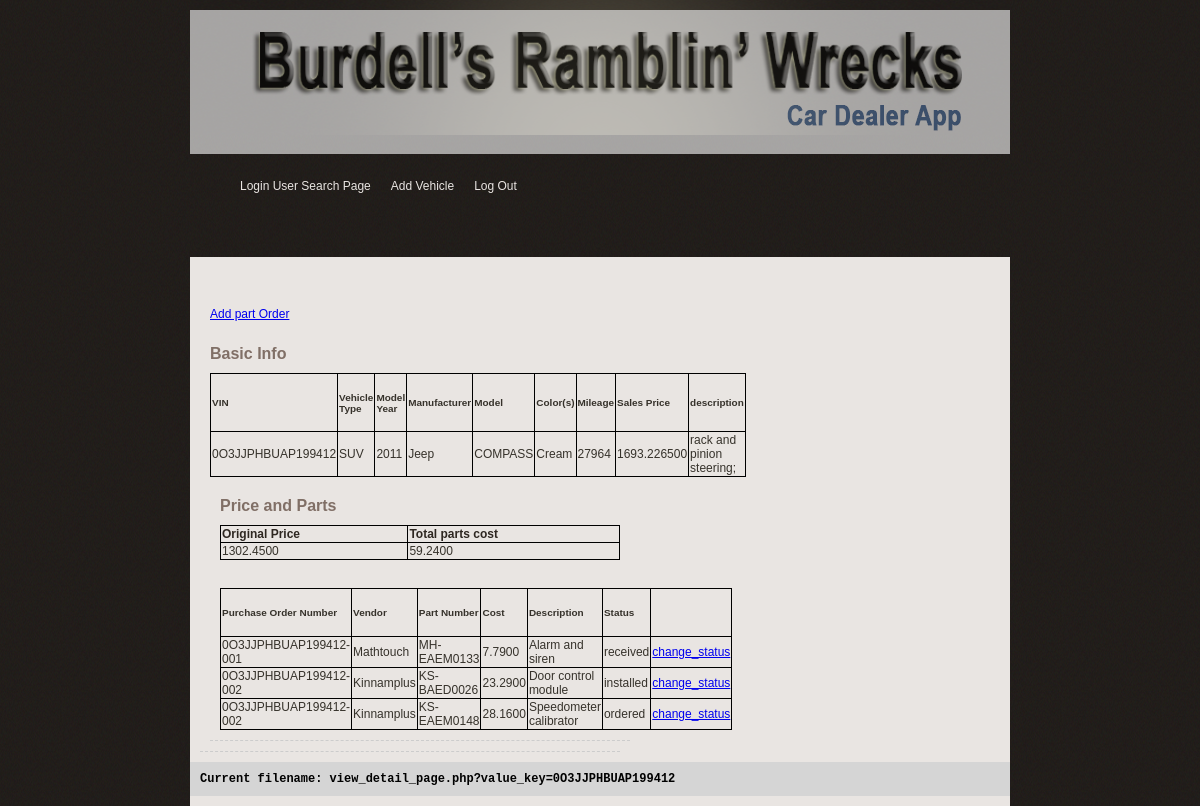
The app's page /view_detail_page.php?value_key=0O3JJPHBUAP199412 (signed in) with its own data.
### tables this page shows
CREATE TABLE Vehicle(
	VIN varchar(20) NOT NULL,
	model_name varchar(100) NOT NULL,
	model_year INT NOT NULL,
	description varchar(200) NOT NULL,
	mileage INT NOT NULL,
	vehicle_condition varchar(10) NOT NULL,
	PRIMARY KEY(VIN)
);

CREATE TABLE HasType(
	VIN varchar(20) NOT NULL,
	typeName varchar(50) NOT NULL,
	PRIMARY KEY(VIN),
	FOREIGN KEY(VIN)
	REFERENCES Vehicle(VIN)
	ON DELETE CASCADE ON UPDATE CASCADE,
	FOREIGN KEY(typeName)
	REFERENCES VehicleType(typeName)
	ON DELETE CASCADE ON UPDATE CASCADE
);

CREATE TABLE ManufactureBy(
	VIN varchar(20) NOT NULL,
	manufacturerName varchar(50) NOT NULL,
	PRIMARY KEY(VIN),
	FOREIGN KEY(VIN)
	REFERENCES Vehicle(VIN)
	ON DELETE CASCADE ON UPDATE CASCADE,
	FOREIGN KEY(manufacturerName)
	REFERENCES Manufacturer(manufacturerName)
	ON DELETE CASCADE ON UPDATE CASCADE
);

CREATE TABLE VehicleColor(
	VIN varchar(20) NOT NULL,
	color varchar(50) NOT NULL,
	PRIMARY KEY(VIN),
	FOREIGN KEY(VIN)
	REFERENCES Vehicle(VIN)
	ON DELETE CASCADE ON UPDATE CASCADE
);

CREATE TABLE Part(
	VIN varchar(20) NOT NULL,
	purchaseOrderNumber varchar(200) NOT NULL,
	partNumber varchar(200) NOT NULL,
	cost DECIMAL(19, 4) NOT NULL,
	status varchar(20) NOT NULL,
	description varchar(200) NULL,
	PRIMARY KEY(VIN,purchaseOrderNumber,partNumber),
	FOREIGN KEY(VIN, purchaseOrderNumber)
	REFERENCES PartOrder(VIN, purchaseOrderNumber)
	ON DELETE CASCADE ON UPDATE CASCADE
);

CREATE TABLE PartOrder(
	userName varchar(200) NOT NULL,
	VIN varchar(20) NOT NULL,
	vendorName varchar(200) NOT NULL,
	purchaseOrderNumber varchar(200) NOT NULL,
	PRIMARY KEY(VIN,purchaseOrderNumber),
	FOREIGN KEY(userName)
	REFERENCES `User`(userName)
	ON DELETE CASCADE ON UPDATE CASCADE,
	FOREIGN KEY(VIN)
	REFERENCES Vehicle(VIN)
	ON DELETE CASCADE ON UPDATE CASCADE,
	FOREIGN KEY(vendorName)
	REFERENCES Vendor(vendorName)
	ON DELETE CASCADE ON UPDATE CASCADE
);

### view_detail_page.php (the view, shortened to what this page needs)
<?php
include('lib/common.php');
if (!isset($_SESSION['userName'])) {
	$user_type = "public";
}else{
$query = "SELECT user_type " .
		 "FROM User " .
		 "WHERE User.userName = '{$_SESSION['userName']}'";
$result = mysqli_query($db, $query);
if (!is_bool($result) && (mysqli_num_rows($result) > 0) ) {
        $row = mysqli_fetch_array($result, MYSQLI_ASSOC);
		$user_type = $row['user_type'];
} else {
        array_push($error_msg,  "SELECT ERROR: User Login <br>" . __FILE__ ." line:". __LINE__ );
}
}
if(isset($_GET['value_key'])){
  $VIN = $_GET['value_key'];
}
?>
<?php include("lib/header.php"); ?>
	<body>
    	<div id="main_container">
		<?php
			if ($user_type == "Manager, Sales Person, Clerk"){
				include("lib/menu_owner.php");
			} elseif ($user_type == "Manager"){
				include("lib/menu_manager.php");
			} elseif ($user_type == "Sales Person"){
				include("lib/menu_salespeople.php");
			} elseif ($user_type == "Clerk"){
				include("lib/menu_inventory_clerks.php");
			}
		?>
			<div class="center_content">
				<div class="center_left">
					<div class="features">
						<div class="profile_section">
							<?php
								$location = "add_part_order.php";
								if ($user_type == "Clerk" || $user_type == "Manager, Sales Person, Clerk"){?>
									<td><a href="<?php echo $location ?>">Add part Order</a></td>
									<br><br>
							<?php } ?>
							<div class="subtitle">Basic Info</div>
						<form name="viewdetailpage" action="view_detail_page.php" method = "POST">
							<table>
							<tr>
								<td><h5>VIN</h5></td>
								<td><h5>Vehicle Type</h5></td>
								<td><h5>Model Year</h5></td>
								<td><h5>Manufacturer</h5></td>
								<td><h5>Model</h5></td>
								<td><h5>Color(s)</h5></td>
								<td><h5>Mileage</h5></td>
								<td><h5>Sales Price</h5></td>
								<td><h5>description</h5></td>
							</tr>
							<?php
								$query_car_status ="SELECT Vehicle.VIN, HasType.typeName, Vehicle.model_year, ManufactureBy.manufacturerName, Vehicle.model_name, VehicleColor.color,Vehicle.mileage, (Purchase.purchase_price*1.25+IFNULL(M.parts_sum, 0)) as sales_price, vehicle.description " .
									"FROM " .
									"(((((Vehicle INNER JOIN ManufactureBy ON Vehicle.VIN= ManufactureBy.VIN) " .
									"INNER JOIN HasType ON Vehicle.VIN=HasType.VIN) " .
									"INNER JOIN VehicleColor ON Vehicle.VIN=VehicleColor.VIN) " .
									"INNER JOIN Purchase ON Vehicle.VIN=Purchase.VIN) " .
									"LEFT JOIN (SELECT Part.VIN, SUM(Part.cost) *1.1 AS parts_sum FROM Part GROUP BY Part.VIN) as M on Vehicle.VIN=M.VIN) WHERE	Vehicle.VIN = '$VIN'";
							    $result_public = mysqli_query($db, $query_car_status);
								if (isset($result_public)) {
									while ($row = mysqli_fetch_array($result_public, MYSQLI_ASSOC)){
										print "<tr>";
										print "<td>{$row['VIN']}</td>";
										print "<td>{$row['typeName']}</td>";
										print "<td>{$row['model_year']}</td>";
										print "<td>{$row['manufacturerName']}</td>";
										print "<td>{$row['model_name']}</td>";
										print "<td>{$row['color']}</td>";
										print "<td>{$row['mileage']}</td>";
										print "<td>{$row['sales_price']}</td>";
										print "<td>{$row['description']}</td>";
										print "</tr>";
									}
								}
							?>
							</table>
							<?php
							if ($user_type == "Manager, Sales Person, Clerk" || $user_type == "Manager" || $user_type == "Clerk"){?>
								<div class='profile_section'>
								<div class='subtitle'>Price and Parts</div>
								<table>
								<tr>
									<td class="heading">Original Price</td>
									<td class="heading">Total parts cost</td>
								</tr>
								<?php
									$query_car_status ="SELECT Purchase.purchase_price,SUM(Part.cost) FROM ((((HasType INNER JOIN Vehicle ON HasType.VIN=Vehicle.VIN) INNER JOIN
										ManufactureBy ON HasType.VIN=ManufactureBy.VIN) INNER JOIN VehicleColor ON
										HasType.VIN=VehicleColor.VIN) INNER JOIN Purchase ON HasType.VIN=Purchase.VIN)
										LEFT JOIN Part ON HasType.VIN=Part.VIN WHERE Vehicle.VIN = '$VIN'";
									$result_car_status = mysqli_query($db, $query_car_status);
                                    while ($row = mysqli_fetch_array($result_car_status, MYSQLI_ASSOC)){
                                        print "<tr>";
                                        print "<td>{$row['purchase_price']}</td>";
                                        if($row['SUM(Part.cost)']){
										print "<td>{$row['SUM(Part.cost)']}</td>";
										}else{
										print "<td>0</td>";
										}
                                        print "</tr>";
                                    }
                                ?>
								</table>
								<br> <br>
								<table>
								<tr>
									<td><h5>Purchase Order Number</h5></td>
									<td><h5>Vendor</h5></td>
									<td><h5>Part Number</h5></td>
									<td><h5>Cost</h5></td>
									<td><h5>Description</h5></td>
									<td><h5>Status</h5></td>
									<td></td>
								</tr>
								<?php
									$query_car_status ="SELECT PartOrder.purchaseOrderNumber, PartOrder.vendorName, Part.partnumber, Part.cost, Part.description,Part.status FROM ((PartOrder INNER JOIN Vehicle ON PartOrder.VIN=Vehicle.VIN) INNER JOIN Part ON Part.VIN=PartOrder.VIN and Part. purchaseOrderNumber =PartOrder. purchaseOrderNumber) WHERE Vehicle.VIN = '$VIN' ";
									$result_car_status = mysqli_query($db, $query_car_status);
                                    while ($row = mysqli_fetch_array($result_car_status, MYSQLI_ASSOC)){
                                        print "<tr>";
                                        print "<td>{$row['purchaseOrderNumber']}</td>";
										print "<td>{$row['vendorName']}</td>";
                                        print "<td>{$row['partnumber']}</td>";
										print "<td>{$row['cost']}</td>";
                                        print "<td>{$row['description']}</td>";
                                        print "<td>{$row['status']}</td>";
                                        print "<td><a href='change_status.php?purchaseOrderNumber={$row['purchaseOrderNumber']}&partnumber={$row['partnumber']}'>change_status</a></td>";
                                        print "</tr>";
                                    }
                                ?>
								</table>
								</div>
							<?php } ?>
							</form>
						</div>
					</div>
				</div>
                <?php include("lib/error.php"); ?>
			</div>
		</div>
	</body>
</html>

### css/gtonline_style.css (style rules this page uses)
body { background:url(../img/bg.gif) repeat #000000; padding:0; font-family: Verdana, Geneva, sans-serif; font-size:12px; margin:auto auto auto auto; color:#36322b; }
table { width: 100%; }
th, td { padding: 1px; text-align: left; }
#main_container { width:820px; height:auto; margin:auto; padding:0px; }
.heading { font-size:12px; color:#2e2721; font-weight:bold; }
.subtitle { width: 600px; font-family: Verdana, Geneva, sans-serif; font-weight:bold; font-size:16px; color:#806F66; padding:10px 0px 10px 0px; }
.center_content { width:820px; height:auto; padding:30px 0px 10px 0px; clear:both; background-color:#E9E5E2; }
.center_left { width:600px; float:left; padding:10px 10px 10px 10px; }
.profile_section { float:left; width:400px; border-bottom:1px #CCCCCC dashed; padding:10px 10px 10px 10px; }

### view_detail_page.php (style rules this page uses)
table, th, td { border: 1px solid black; border-collapse: collapse; }

### records on screen
vehicle: VIN "0O3JJPHBUAP199412", hastype.typeName "SUV", model_year "2011", manufactureby.manufacturerName "Jeep", model_name "COMPASS", vehiclecolor.color "Cream", mileage "27964", sales_price "1693.226500", description "rack and pinion steering;"
part: partorder.purchaseOrderNumber "0O3JJPHBUAP199412-001", partorder.vendorName "Mathtouch", partNumber "MH-EAEM0133", cost "7.7900", description "Alarm and siren", status "received"
part: partorder.purchaseOrderNumber "0O3JJPHBUAP199412-002", partorder.vendorName "Kinnamplus", partNumber "KS-BAED0026", cost "23.2900", description "Door control module", status "installed"
part: partorder.purchaseOrderNumber "0O3JJPHBUAP199412-002", partorder.vendorName "Kinnamplus", partNumber "KS-EAEM0148", cost "28.1600", description "Speedometer calibrator", status "ordered"

### other values on screen
$row['purchase_price'] "1302.4500"
$row['SUM(Part.cost)'] "59.2400"
$query "Current filename: view_detail_page.php?value_key=0O3JJPHBUAP199412"
